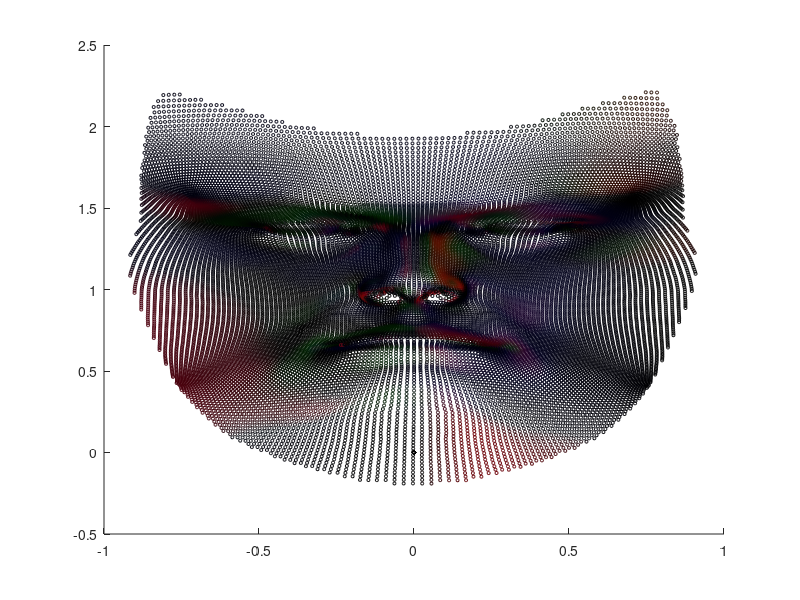
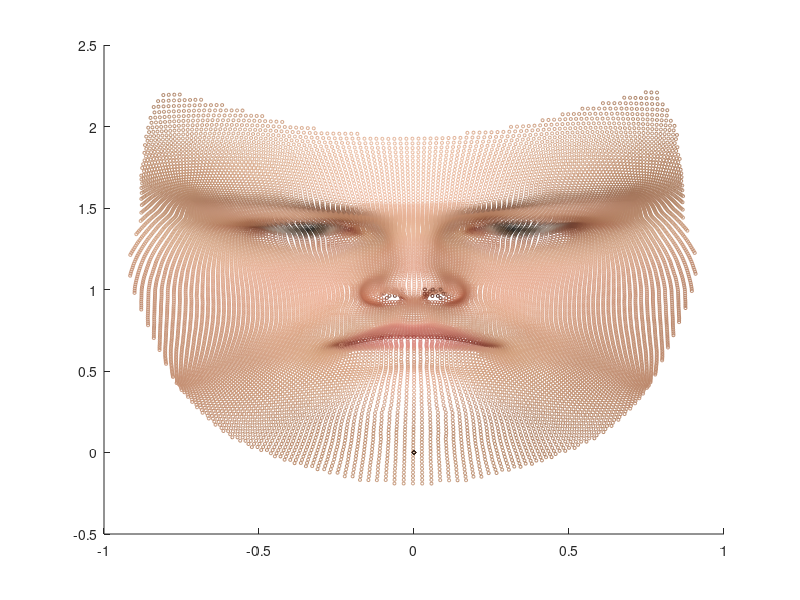

MATLAB code to generate these figures, in order: (Note: this script raises an error after producing the figures.)
clear
close all

fileID = fopen('color.txt','r');
A = fscanf(fileID, '%f');
colors = zeros(3, 53149);
 
colors(1,:) = A(1:53149);
colors(2,:) = A(53150:53149+53149);
colors(3,:) = A(53150+53149:159447);

fileID = fopen('position.txt','r');
A = fscanf(fileID, '%f');
projected = zeros(2, 53149);
 
projected(1,:) = A(1:53149);
projected(2,:) = A(53150:53149+53149);

figure(1)
scatter(projected(1,:),projected(2,:),5, colors.')

fileID = fopen('reflectance.txt','r');
A = fscanf(fileID, '%f');
reflectance = zeros(3, 53149);
reflectance(1,:) = A(1:53149);
reflectance(2,:) = A(53150:53149+53149);
reflectance(3,:) = A(53150+53149:159447);

figure(2)
scatter(projected(1,:),projected(2,:),5, reflectance.')

norm(colors - reflectance)

fileID = fopen('normals.txt','r');
A = fscanf(fileID, '%f');
normals(1,:) = A(1:53149);
normals(2,:) = A(53150:53149+53149);
normals(3,:) = A(53150+53149:159447);

fileID = fopen('cells.txt','r');
A = fscanf(fileID, '%f');
cells(1,:) = A(1:105694);
cells(2,:) = A(105695:211388);
cells(3,:) = A(211389:317082);

X = zeros(3,105694);
Y = zeros(3,105694);
C = ones(3,105694, 3);

for i=1:1:105693
    X(:, i) = projected(1, cells(:,i)+1);
    Y(:, i) = projected(2, cells(:,i)+1);
    C(:, i, :) = colors(:, cells(:,i)+1).';
end

patch(X, Y, C, 'edgecolor','none')
